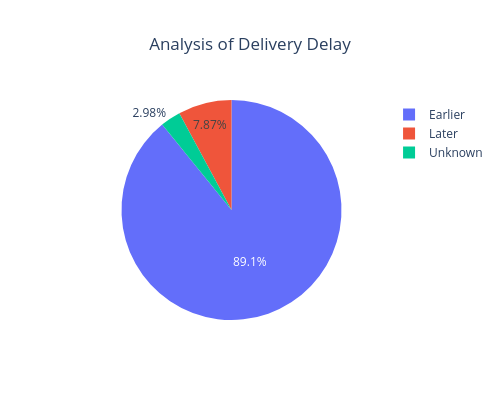

Notebook code for this chart:
### Code cell
delivery_delay_status = order_KPI.groupby('delivery_delay_status').size().reset_index(name='count')

fig = px.pie(delivery_delay_status, values='count', names='delivery_delay_status', title='Analysis of Delivery Delay')
fig.update_layout(width=500, height=400, title_x=0.5)

### Figure 1 — Plotly figure (JSON) as saved in the notebook; plotly's stock layout.template omitted (floating-point values rounded to 4 significant figures)
{"data": [{"domain": {"x": [0, 1], "y": [0, 1]}, "hovertemplate": "delivery_delay_status=%{label}<br>count=%{value}<extra></extra>", "labels": ["Earlier", "Later", "Unknown"], "legendgroup": "", "name": "", "showlegend": true, "type": "pie", "values": [88649, 7827, 2965]}], "layout": {"height": 400, "legend": {"tracegroupgap": 0}, "title": {"text": "Analysis of Delivery Delay", "x": 0.5}, "width": 500}}
